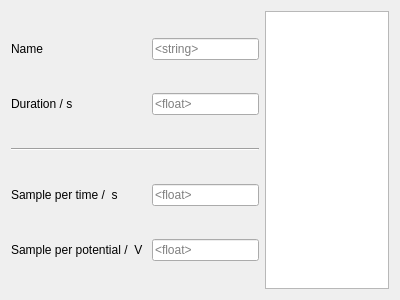
<?xml version="1.0" encoding="UTF-8"?>
<ui version="4.0">
 <class>Form</class>
 <widget class="QWidget" name="Form">
  <property name="geometry">
   <rect>
    <x>0</x>
    <y>0</y>
    <width>400</width>
    <height>300</height>
   </rect>
  </property>
  <property name="windowTitle">
   <string>Form</string>
  </property>
  <layout class="QHBoxLayout" name="horizontalLayout" stretch="2,1">
   <item>
    <layout class="QGridLayout" name="gridLayout">
     <item row="2" column="0" colspan="2">
      <widget class="Line" name="line">
       <property name="orientation">
        <enum>Qt::Horizontal</enum>
       </property>
      </widget>
     </item>
     <item row="3" column="0">
      <widget class="QLabel" name="labelSampleTime">
       <property name="text">
        <string>Sample per time /  s </string>
       </property>
      </widget>
     </item>
     <item row="3" column="1">
      <widget class="QLineEdit" name="lineEditSampleTime">
       <property name="placeholderText">
        <string>&lt;float&gt;</string>
       </property>
      </widget>
     </item>
     <item row="1" column="1">
      <widget class="QLineEdit" name="lineEditDuration">
       <property name="placeholderText">
        <string>&lt;float&gt;</string>
       </property>
      </widget>
     </item>
     <item row="1" column="0">
      <widget class="QLabel" name="labelDuration">
       <property name="text">
        <string>Duration / s</string>
       </property>
      </widget>
     </item>
     <item row="0" column="0">
      <widget class="QLabel" name="labelName">
       <property name="text">
        <string>Name</string>
       </property>
      </widget>
     </item>
     <item row="0" column="1">
      <widget class="QLineEdit" name="lineEditName">
       <property name="placeholderText">
        <string>&lt;string&gt;</string>
       </property>
      </widget>
     </item>
     <item row="4" column="0">
      <widget class="QLabel" name="labelSampleCurrent">
       <property name="text">
        <string>Sample per potential /  V </string>
       </property>
      </widget>
     </item>
     <item row="4" column="1">
      <widget class="QLineEdit" name="lineEditSampleCurrent">
       <property name="placeholderText">
        <string>&lt;float&gt;</string>
       </property>
      </widget>
     </item>
    </layout>
   </item>
   <item>
    <widget class="QPlainTextEdit" name="plainTextEdit"/>
   </item>
  </layout>
 </widget>
 <resources/>
 <connections/>
</ui>
